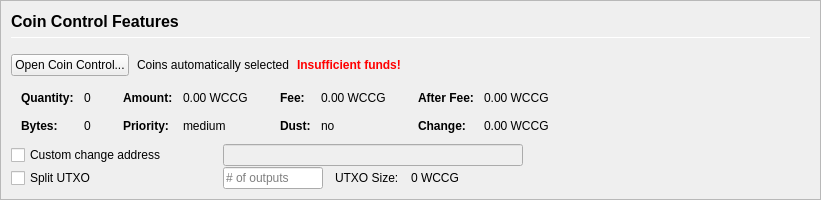
         <widget class="QFrame" name="frameCoinControl">
          <property name="sizePolicy">
           <sizepolicy hsizetype="Expanding" vsizetype="Expanding">
            <horstretch>0</horstretch>
            <verstretch>0</verstretch>
           </sizepolicy>
          </property>
          <property name="maximumSize">
           <size>
            <width>16777215</width>
            <height>16777215</height>
           </size>
          </property>
          <property name="frameShape">
           <enum>QFrame::StyledPanel</enum>
          </property>
          <property name="frameShadow">
           <enum>QFrame::Sunken</enum>
          </property>
          <layout class="QVBoxLayout" name="verticalLayoutCoinControl2">
           <property name="spacing">
            <number>0</number>
           </property>
           <property name="margin">
            <number>0</number>
           </property>
           <item>
            <widget class="QFrame" name="frameCoinControl_BG">
             <layout class="QVBoxLayout" name="verticalLayoutCoinControl" stretch="0,0,0,0,0,0">
              <property name="spacing">
               <number>1</number>
              </property>
              <property name="leftMargin">
               <number>10</number>
              </property>
              <property name="topMargin">
               <number>10</number>
              </property>
              <item>
               <layout class="QHBoxLayout" name="horizontalLayoutCoinControl1">
                <property name="bottomMargin">
                 <number>15</number>
                </property>
                <item>
                 <layout class="QVBoxLayout" name="verticalLayout_3">
                  <property name="spacing">
                   <number>6</number>
                  </property>
                  <item>
                   <widget class="QLabel" name="labelCoinControlFeatures">
                    <property name="sizePolicy">
                     <sizepolicy hsizetype="Preferred" vsizetype="Maximum">
                      <horstretch>0</horstretch>
                      <verstretch>0</verstretch>
                     </sizepolicy>
                    </property>
                    <property name="minimumSize">
                     <size>
                      <width>0</width>
                      <height>20</height>
                     </size>
                    </property>
                    <property name="font">
                     <font>
                      <pointsize>12</pointsize>
                      <weight>75</weight>
                      <bold>true</bold>
                     </font>
                    </property>
                    <property name="styleSheet">
                     <string notr="true">font-weight:bold;</string>
                    </property>
                    <property name="text">
                     <string>Coin Control Features</string>
                    </property>
                   </widget>
                  </item>
                  <item>
                   <widget class="Line" name="line">
                    <property name="minimumSize">
                     <size>
                      <width>0</width>
                      <height>1</height>
                     </size>
                    </property>
                    <property name="maximumSize">
                     <size>
                      <width>16777215</width>
                      <height>1</height>
                     </size>
                    </property>
                    <property name="orientation">
                     <enum>Qt::Horizontal</enum>
                    </property>
                   </widget>
                  </item>
                 </layout>
                </item>
               </layout>
              </item>
              <item>
               <layout class="QHBoxLayout" name="horizontalLayoutCoinControl2" stretch="0,0,0,0">
                <property name="spacing">
                 <number>8</number>
                </property>
                <property name="bottomMargin">
                 <number>10</number>
                </property>
                <item>
                 <widget class="QPushButton" name="pushButtonCoinControl">
                  <property name="styleSheet">
                   <string notr="true"/>
                  </property>
                  <property name="text">
                   <string>Open Coin Control...</string>
                  </property>
                  <property name="autoDefault">
                   <bool>false</bool>
                  </property>
                 </widget>
                </item>
                <item>
                 <widget class="QLabel" name="labelCoinControlAutomaticallySelected">
                  <property name="text">
                   <string>Coins automatically selected</string>
                  </property>
                  <property name="margin">
                   <number>5</number>
                  </property>
                 </widget>
                </item>
                <item>
                 <widget class="QLabel" name="labelCoinControlInsuffFunds">
                  <property name="font">
                   <font>
                    <weight>75</weight>
                    <bold>true</bold>
                   </font>
                  </property>
                  <property name="styleSheet">
                   <string notr="true">color:red;font-weight:bold;</string>
                  </property>
                  <property name="text">
                   <string>Insufficient funds!</string>
                  </property>
                  <property name="margin">
                   <number>5</number>
                  </property>
                 </widget>
                </item>
                <item>
                 <spacer name="horizontalSpacerCoinControl">
                  <property name="orientation">
                   <enum>Qt::Horizontal</enum>
                  </property>
                  <property name="sizeHint" stdset="0">
                   <size>
                    <width>40</width>
                    <height>1</height>
                   </size>
                  </property>
                 </spacer>
                </item>
               </layout>
              </item>
              <item>
               <widget class="QWidget" name="widgetCoinControl" native="true">
                <property name="sizePolicy">
                 <sizepolicy hsizetype="Preferred" vsizetype="Preferred">
                  <horstretch>0</horstretch>
                  <verstretch>0</verstretch>
                 </sizepolicy>
                </property>
                <property name="minimumSize">
                 <size>
                  <width>0</width>
                  <height>0</height>
                 </size>
                </property>
                <property name="styleSheet">
                 <string notr="true"/>
                </property>
                <layout class="QHBoxLayout" name="horizontalLayoutCoinControl5">
                 <property name="margin">
                  <number>0</number>
                 </property>
                 <item>
                  <layout class="QHBoxLayout" name="horizontalLayoutCoinControl3" stretch="0,0,0,1">
                   <property name="spacing">
                    <number>20</number>
                   </property>
                   <property name="topMargin">
                    <number>0</number>
                   </property>
                   <property name="bottomMargin">
                    <number>10</number>
                   </property>
                   <item>
                    <layout class="QFormLayout" name="formLayoutCoinControl1">
                     <property name="horizontalSpacing">
                      <number>10</number>
                     </property>
                     <property name="verticalSpacing">
                      <number>14</number>
                     </property>
                     <property name="leftMargin">
                      <number>10</number>
                     </property>
                     <property name="topMargin">
                      <number>4</number>
                     </property>
                     <property name="rightMargin">
                      <number>6</number>
                     </property>
                     <item row="0" column="0">
                      <widget class="QLabel" name="labelCoinControlQuantityText">
                       <property name="font">
                        <font>
                         <weight>75</weight>
                         <bold>true</bold>
                        </font>
                       </property>
                       <property name="text">
                        <string>Quantity:</string>
                       </property>
                       <property name="margin">
                        <number>0</number>
                       </property>
                      </widget>
                     </item>
                     <item row="0" column="1">
                      <widget class="QLabel" name="labelCoinControlQuantity">
                       <property name="cursor">
                        <cursorShape>IBeamCursor</cursorShape>
                       </property>
                       <property name="contextMenuPolicy">
                        <enum>Qt::ActionsContextMenu</enum>
                       </property>
                       <property name="text">
                        <string notr="true">0</string>
                       </property>
                       <property name="margin">
                        <number>0</number>
                       </property>
                       <property name="textInteractionFlags">
                        <set>Qt::LinksAccessibleByMouse|Qt::TextSelectableByKeyboard|Qt::TextSelectableByMouse</set>
                       </property>
                      </widget>
                     </item>
                     <item row="1" column="0">
                      <widget class="QLabel" name="labelCoinControlBytesText">
                       <property name="font">
                        <font>
                         <weight>75</weight>
                         <bold>true</bold>
                        </font>
                       </property>
                       <property name="text">
                        <string>Bytes:</string>
                       </property>
                      </widget>
                     </item>
                     <item row="1" column="1">
                      <widget class="QLabel" name="labelCoinControlBytes">
                       <property name="cursor">
                        <cursorShape>IBeamCursor</cursorShape>
                       </property>
                       <property name="contextMenuPolicy">
                        <enum>Qt::ActionsContextMenu</enum>
                       </property>
                       <property name="text">
                        <string notr="true">0</string>
                       </property>
                       <property name="textInteractionFlags">
                        <set>Qt::LinksAccessibleByMouse|Qt::TextSelectableByKeyboard|Qt::TextSelectableByMouse</set>
                       </property>
                      </widget>
                     </item>
                    </layout>
                   </item>
                   <item>
                    <layout class="QFormLayout" name="formLayoutCoinControl2">
                     <property name="horizontalSpacing">
                      <number>10</number>
                     </property>
                     <property name="verticalSpacing">
                      <number>14</number>
                     </property>
                     <property name="leftMargin">
                      <number>6</number>
                     </property>
                     <property name="topMargin">
                      <number>4</number>
                     </property>
                     <property name="rightMargin">
                      <number>6</number>
                     </property>
                     <item row="0" column="0">
                      <widget class="QLabel" name="labelCoinControlAmountText">
                       <property name="font">
                        <font>
                         <weight>75</weight>
                         <bold>true</bold>
                        </font>
                       </property>
                       <property name="text">
                        <string>Amount:</string>
                       </property>
                       <property name="margin">
                        <number>0</number>
                       </property>
                      </widget>
                     </item>
                     <item row="0" column="1">
                      <widget class="QLabel" name="labelCoinControlAmount">
                       <property name="cursor">
                        <cursorShape>IBeamCursor</cursorShape>
                       </property>
                       <property name="contextMenuPolicy">
                        <enum>Qt::ActionsContextMenu</enum>
                       </property>
                       <property name="text">
                        <string notr="true">0.00 WCCG</string>
                       </property>
                       <property name="textInteractionFlags">
                        <set>Qt::LinksAccessibleByMouse|Qt::TextSelectableByKeyboard|Qt::TextSelectableByMouse</set>
                       </property>
                      </widget>
                     </item>
                     <item row="1" column="0">
                      <widget class="QLabel" name="labelCoinControlPriorityText">
                       <property name="font">
                        <font>
                         <weight>75</weight>
                         <bold>true</bold>
                        </font>
                       </property>
                       <property name="text">
                        <string>Priority:</string>
                       </property>
                      </widget>
                     </item>
                     <item row="1" column="1">
                      <widget class="QLabel" name="labelCoinControlPriority">
                       <property name="cursor">
                        <cursorShape>IBeamCursor</cursorShape>
                       </property>
                       <property name="contextMenuPolicy">
                        <enum>Qt::ActionsContextMenu</enum>
                       </property>
                       <property name="text">
                        <string>medium</string>
                       </property>
                       <property name="textInteractionFlags">
                        <set>Qt::LinksAccessibleByMouse|Qt::TextSelectableByKeyboard|Qt::TextSelectableByMouse</set>
                       </property>
                      </widget>
                     </item>
                    </layout>
                   </item>
                   <item>
                    <layout class="QFormLayout" name="formLayoutCoinControl3">
                     <property name="horizontalSpacing">
                      <number>10</number>
                     </property>
                     <property name="verticalSpacing">
                      <number>14</number>
                     </property>
                     <property name="leftMargin">
                      <number>6</number>
                     </property>
                     <property name="topMargin">
                      <number>4</number>
                     </property>
                     <property name="rightMargin">
                      <number>6</number>
                     </property>
                     <item row="0" column="0">
                      <widget class="QLabel" name="labelCoinControlFeeText">
                       <property name="font">
                        <font>
                         <weight>75</weight>
                         <bold>true</bold>
                        </font>
                       </property>
                       <property name="text">
                        <string>Fee:</string>
                       </property>
                       <property name="margin">
                        <number>0</number>
                       </property>
                      </widget>
                     </item>
                     <item row="0" column="1">
                      <widget class="QLabel" name="labelCoinControlFee">
                       <property name="cursor">
                        <cursorShape>IBeamCursor</cursorShape>
                       </property>
                       <property name="contextMenuPolicy">
                        <enum>Qt::ActionsContextMenu</enum>
                       </property>
                       <property name="text">
                        <string notr="true">0.00 WCCG</string>
                       </property>
                       <property name="textInteractionFlags">
                        <set>Qt::LinksAccessibleByMouse|Qt::TextSelectableByKeyboard|Qt::TextSelectableByMouse</set>
                       </property>
                      </widget>
                     </item>
                     <item row="1" column="0">
                      <widget class="QLabel" name="labelCoinControlLowOutputText">
                       <property name="font">
                        <font>
                         <weight>75</weight>
                         <bold>true</bold>
                        </font>
                       </property>
                       <property name="text">
                        <string>Dust:</string>
                       </property>
                      </widget>
                     </item>
                     <item row="1" column="1">
                      <widget class="QLabel" name="labelCoinControlLowOutput">
                       <property name="cursor">
                        <cursorShape>IBeamCursor</cursorShape>
                       </property>
                       <property name="contextMenuPolicy">
                        <enum>Qt::ActionsContextMenu</enum>
                       </property>
                       <property name="text">
                        <string>no</string>
                       </property>
                       <property name="textInteractionFlags">
                        <set>Qt::LinksAccessibleByMouse|Qt::TextSelectableByKeyboard|Qt::TextSelectableByMouse</set>
                       </property>
                      </widget>
                     </item>
                    </layout>
                   </item>
                   <item>
                    <layout class="QFormLayout" name="formLayoutCoinControl4">
                     <property name="horizontalSpacing">
                      <number>10</number>
                     </property>
                     <property name="verticalSpacing">
                      <number>14</number>
                     </property>
                     <property name="leftMargin">
                      <number>6</number>
                     </property>
                     <property name="topMargin">
                      <number>4</number>
                     </property>
                     <property name="rightMargin">
                      <number>6</number>
                     </property>
                     <item row="0" column="0">
                      <widget class="QLabel" name="labelCoinControlAfterFeeText">
                       <property name="font">
                        <font>
                         <weight>75</weight>
                         <bold>true</bold>
                        </font>
                       </property>
                       <property name="text">
                        <string>After Fee:</string>
                       </property>
                       <property name="margin">
                        <number>0</number>
                       </property>
                      </widget>
                     </item>
                     <item row="0" column="1">
                      <widget class="QLabel" name="labelCoinControlAfterFee">
                       <property name="cursor">
                        <cursorShape>IBeamCursor</cursorShape>
                       </property>
                       <property name="contextMenuPolicy">
                        <enum>Qt::ActionsContextMenu</enum>
                       </property>
                       <property name="text">
                        <string notr="true">0.00 WCCG</string>
                       </property>
                       <property name="textInteractionFlags">
                        <set>Qt::LinksAccessibleByMouse|Qt::TextSelectableByKeyboard|Qt::TextSelectableByMouse</set>
                       </property>
                      </widget>
                     </item>
                     <item row="1" column="0">
                      <widget class="QLabel" name="labelCoinControlChangeText">
                       <property name="font">
                        <font>
                         <weight>75</weight>
                         <bold>true</bold>
                        </font>
                       </property>
                       <property name="text">
                        <string>Change:</string>
                       </property>
                      </widget>
                     </item>
                     <item row="1" column="1">
                      <widget class="QLabel" name="labelCoinControlChange">
                       <property name="cursor">
                        <cursorShape>IBeamCursor</cursorShape>
                       </property>
                       <property name="contextMenuPolicy">
                        <enum>Qt::ActionsContextMenu</enum>
                       </property>
                       <property name="text">
                        <string notr="true">0.00 WCCG</string>
                       </property>
                       <property name="textInteractionFlags">
                        <set>Qt::LinksAccessibleByMouse|Qt::TextSelectableByKeyboard|Qt::TextSelectableByMouse</set>
                       </property>
                      </widget>
                     </item>
                    </layout>
                   </item>
                  </layout>
                 </item>
                </layout>
               </widget>
              </item>
              <item>
               <layout class="QHBoxLayout" name="horizontalLayoutCoinControl4">
                <property name="spacing">
                 <number>12</number>
                </property>
                <property name="sizeConstraint">
                 <enum>QLayout::SetDefaultConstraint</enum>
                </property>
                <property name="topMargin">
                 <number>0</number>
                </property>
                <property name="rightMargin">
                 <number>0</number>
                </property>
                <item>
                 <widget class="QCheckBox" name="checkBoxCoinControlChange">
                  <property name="sizePolicy">
                   <sizepolicy hsizetype="Preferred" vsizetype="Preferred">
                    <horstretch>0</horstretch>
                    <verstretch>0</verstretch>
                   </sizepolicy>
                  </property>
                  <property name="minimumSize">
                   <size>
                    <width>200</width>
                    <height>0</height>
                   </size>
                  </property>
                  <property name="maximumSize">
                   <size>
                    <width>200</width>
                    <height>16777215</height>
                   </size>
                  </property>
                  <property name="toolTip">
                   <string>If this is activated, but the change address is empty or invalid, change will be sent to a newly generated address.</string>
                  </property>
                  <property name="text">
                   <string>Custom change address</string>
                  </property>
                 </widget>
                </item>
                <item>
                 <widget class="QValidatedLineEdit" name="lineEditCoinControlChange">
                  <property name="enabled">
                   <bool>false</bool>
                  </property>
                  <property name="sizePolicy">
                   <sizepolicy hsizetype="Preferred" vsizetype="Preferred">
                    <horstretch>0</horstretch>
                    <verstretch>0</verstretch>
                   </sizepolicy>
                  </property>
                  <property name="minimumSize">
                   <size>
                    <width>300</width>
                    <height>0</height>
                   </size>
                  </property>
                 </widget>
                </item>
                <item>
                 <widget class="QLabel" name="labelCoinControlChangeLabel">
                  <property name="sizePolicy">
                   <sizepolicy hsizetype="Preferred" vsizetype="Preferred">
                    <horstretch>0</horstretch>
                    <verstretch>0</verstretch>
                   </sizepolicy>
                  </property>
                  <property name="minimumSize">
                   <size>
                    <width>100</width>
                    <height>0</height>
                   </size>
                  </property>
                  <property name="text">
                   <string/>
                  </property>
                  <property name="margin">
                   <number>3</number>
                  </property>
                 </widget>
                </item>
               </layout>
              </item>
              <item>
               <layout class="QHBoxLayout" name="horizontalLayoutCoinControl6">
                <property name="spacing">
                 <number>12</number>
                </property>
                <property name="rightMargin">
                 <number>0</number>
                </property>
                <item>
                 <widget class="QCheckBox" name="splitBlockCheckBox">
                  <property name="sizePolicy">
                   <sizepolicy hsizetype="Preferred" vsizetype="Preferred">
                    <horstretch>0</horstretch>
                    <verstretch>0</verstretch>
                   </sizepolicy>
                  </property>
                  <property name="minimumSize">
                   <size>
                    <width>200</width>
                    <height>0</height>
                   </size>
                  </property>
                  <property name="maximumSize">
                   <size>
                    <width>200</width>
                    <height>16777215</height>
                   </size>
                  </property>
                  <property name="text">
                   <string>Split UTXO</string>
                  </property>
                 </widget>
                </item>
                <item>
                 <widget class="QLineEdit" name="splitBlockLineEdit">
                  <property name="sizePolicy">
                   <sizepolicy hsizetype="Preferred" vsizetype="Preferred">
                    <horstretch>50</horstretch>
                    <verstretch>0</verstretch>
                   </sizepolicy>
                  </property>
                  <property name="minimumSize">
                   <size>
                    <width>100</width>
                    <height>0</height>
                   </size>
                  </property>
                  <property name="maximumSize">
                   <size>
                    <width>100</width>
                    <height>16777215</height>
                   </size>
                  </property>
                  <property name="placeholderText">
                   <string># of outputs</string>
                  </property>
                 </widget>
                </item>
                <item>
                 <widget class="QLabel" name="labelBlockSizeText">
                  <property name="text">
                   <string>UTXO Size:</string>
                  </property>
                 </widget>
                </item>
                <item>
                 <widget class="QLabel" name="labelBlockSize">
                  <property name="text">
                   <string>0 WCCG</string>
                  </property>
                 </widget>
                </item>
                <item>
                 <spacer name="horizontalSpacer_7">
                  <property name="orientation">
                   <enum>Qt::Horizontal</enum>
                  </property>
                  <property name="sizeHint" stdset="0">
                   <size>
                    <width>40</width>
                    <height>20</height>
                   </size>
                  </property>
                 </spacer>
                </item>
               </layout>
              </item>
              <item>
               <spacer name="verticalSpacerCoinControl">
                <property name="orientation">
                 <enum>Qt::Vertical</enum>
                </property>
                <property name="sizeHint" stdset="0">
                 <size>
                  <width>800</width>
                  <height>1</height>
                 </size>
                </property>
               </spacer>
              </item>
             </layout>
            </widget>
           </item>
          </layout>
         </widget>
